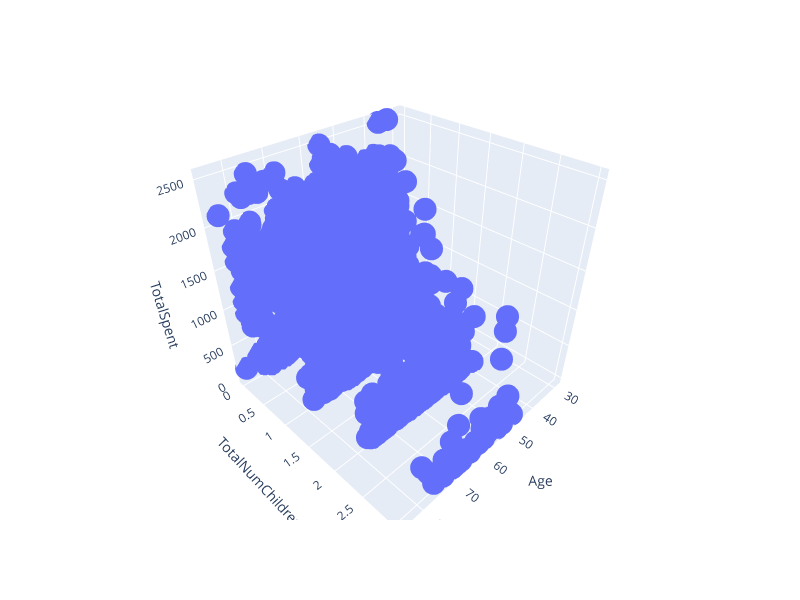

Notebook code cell kept with this figure:
### Markdown cell above
According to this graph, people aged 50 and above were more likely to have 3 children at home, while younger people were more likely to have 2 or fewer children at home.

### Code cell
import plotly.express as px
import plotly.graph_objects as go
fig = px.scatter_3d(df, x='Age', y='TotalNumChildren', z='TotalSpent')
fig.update_layout(
    width=800,   # width in pixels
    height=600   # height in pixels
)
fig.show()

### Figure 1 — Plotly figure (JSON) as saved in the notebook; plotly's stock layout.template omitted (floating-point values rounded to 4 significant figures; data arrays with more than 128 entries replaced by an {"elided": "..."} marker saying what was removed)
{"data": [{"hovertemplate": "Age=%{x}<br>TotalNumChildren=%{y}<br>TotalSpent=%{z}<extra></extra>", "legendgroup": "", "marker": {"color": "#636efa", "symbol": "circle"}, "mode": "markers", "name": "", "scene": "scene", "showlegend": false, "type": "scatter3d", "x": {"elided": "2226 int values"}, "y": {"elided": "2226 int values"}, "z": {"elided": "2226 int values"}}], "layout": {"height": 600, "legend": {"tracegroupgap": 0}, "margin": {"t": 60}, "scene": {"domain": {"x": [0, 1], "y": [0, 1]}, "xaxis": {"title": {"text": "Age"}}, "yaxis": {"title": {"text": "TotalNumChildren"}}, "zaxis": {"title": {"text": "TotalSpent"}}}, "width": 800}}
